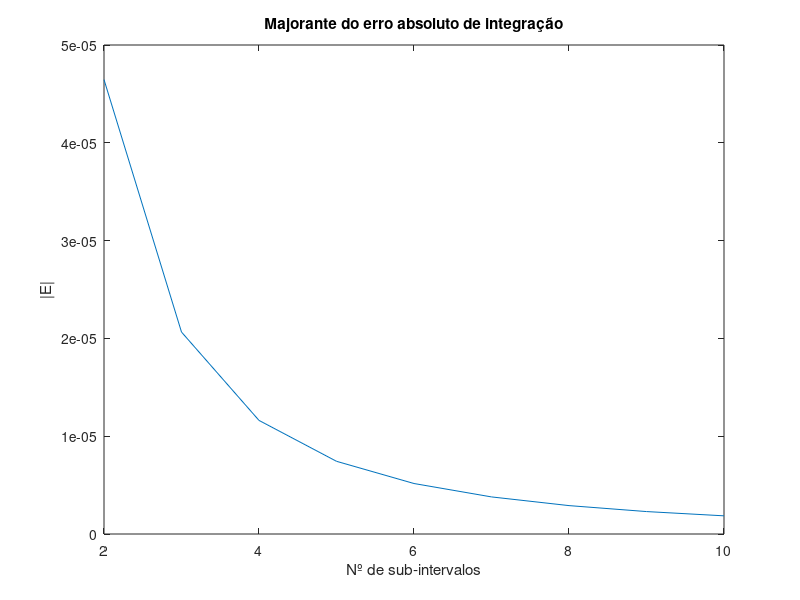

Reproduce this figure in MATLAB.
%{
Miguel Sapage (96291)
Matemática Computacional
2020/2021

O programa cálcula o majorante do erro de integração da função
da distribuição normal reduzida num intervalo de 0 a b, sendo b o limite
superior escolhido pelo utilizador.
O erro é calculado para um diferente número de sub-intervalos fixados
previamente, sendo estes entre 2 e 10. (Apresentado o gráfico do
resultado)
%}

clear
clc

%declaração da 2ª derivada da função da distribuição normal
funcD=@(x) -(1/(sqrt(2*pi)))*(-exp(-x.^2/2)*x.^2+exp(-x.^2/2));

%declaração da função para cálculo do erro
err_pmc =@(n,b) (b.^3/(24*n.^2)*funcD(b));

%número de subintervalos de integração
n_sint=[2 3 4 5 6 7 8 9 10];

%array com os erros
err = zeros(1,7);

b = input("Escolha um limite superior: "); %limite superior do intervalo de integração
i = 1;

%cálculo do erro para cada n
for n = n_sint
    err(i) = abs(err_pmc(n,b));
    i = i + 1;
end

figure
plot(n_sint(1,:),err(1,:))
title('Majorante do erro absoluto de integração');
xlabel('Nº de sub-intervalos');
ylabel('|E|');